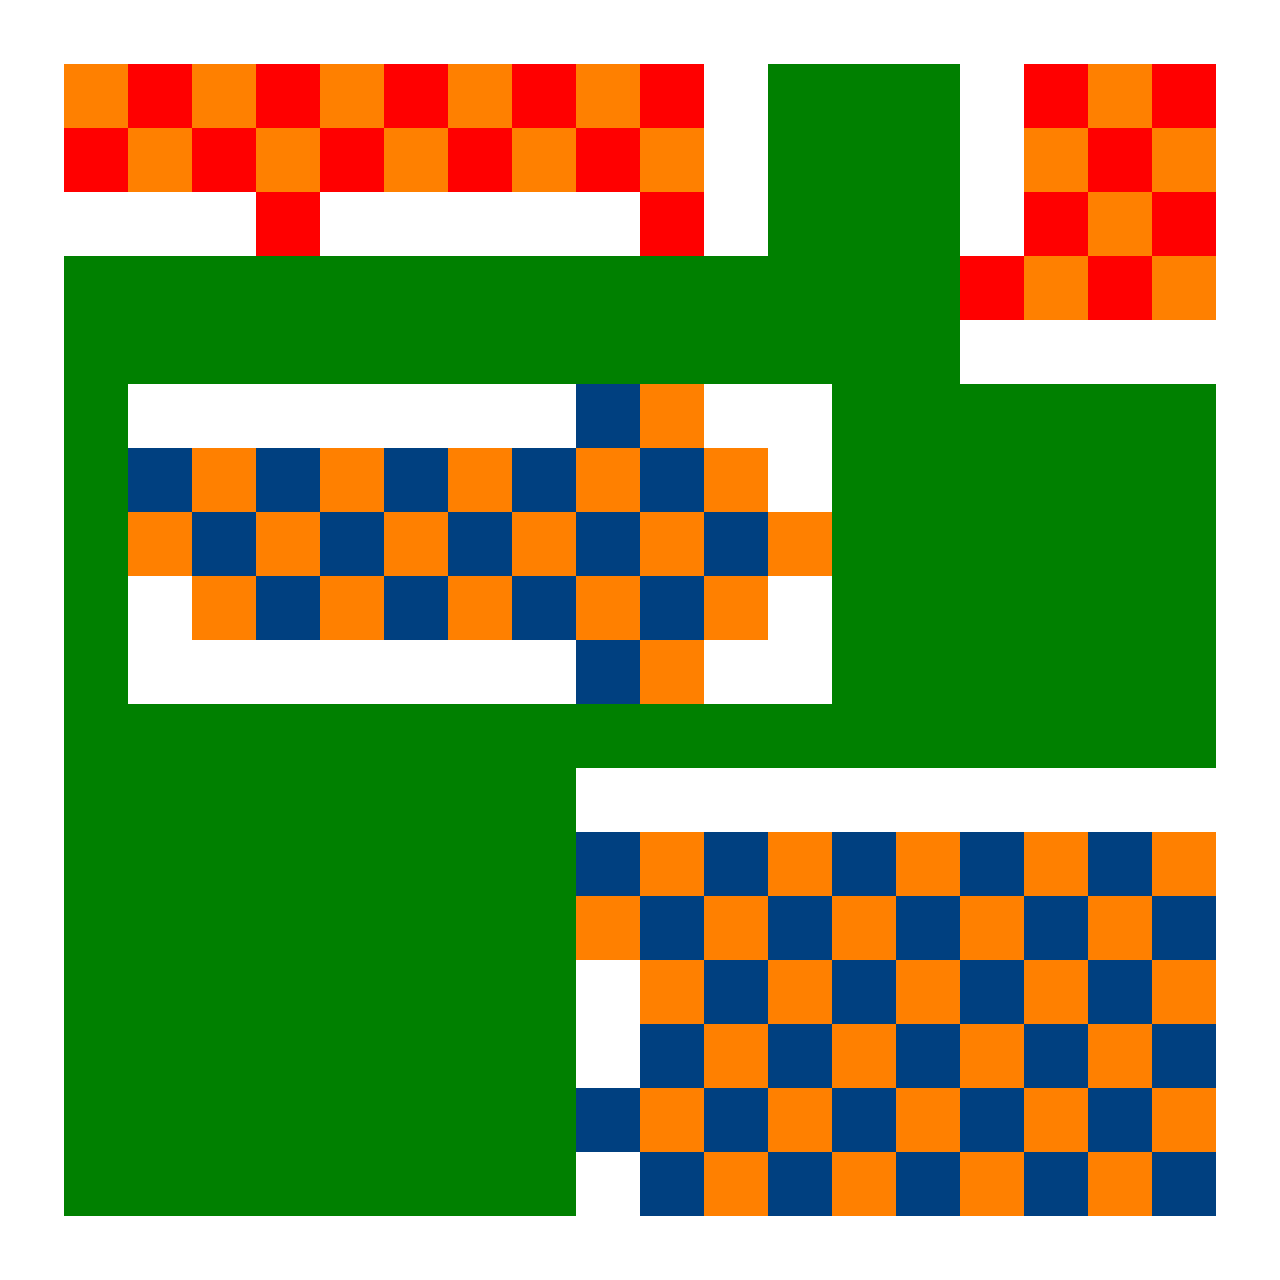

This is a level from a 2D game, rendered from its Tiled map with the project's own tilesets. A one-line summary and the map file follow, with tile-layer data summarised:
An orthogonal 20x20 tile map with 64x64 px tiles, 1 tile layer (Tile Layer 1).

<map version="1.0" orientation="orthogonal" width="20" height="20" tilewidth="64" tileheight="64">
 <tileset firstgid="1" name="tileset" tilewidth="64" tileheight="64">
  <image source="tileset.png" width="512" height="64" />
  <tile id="0">
   <properties>
    <property name="blocked" value="1" />
   </properties>
  </tile>
 </tileset>
 <layer name="Tile Layer 1" width="20" height="20">
  <data>[400 cells, 400 non-empty, 5 distinct tile ids]</data>
 </layer>
</map>
